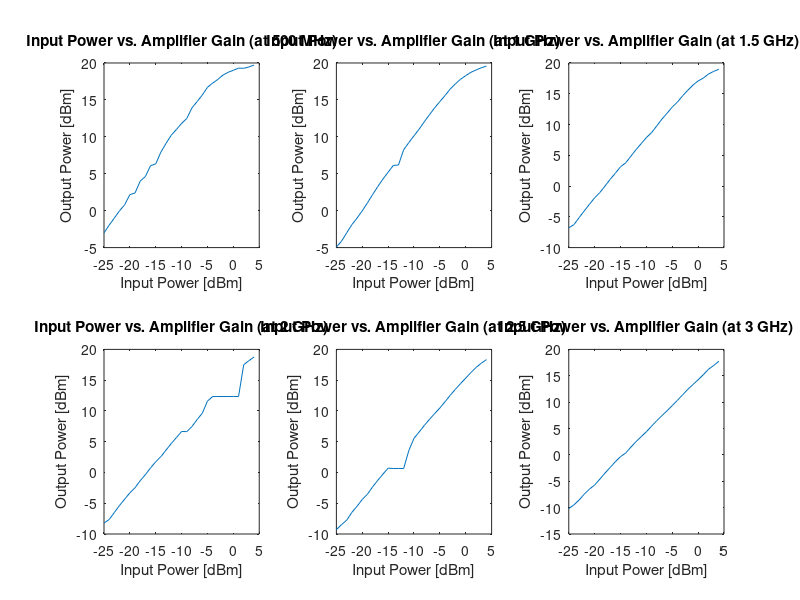

Recreate this plot in MATLAB. (Note: this script raises an error after producing the figure.)
% Loading the data
load('stored_data.mat', 'pow_in_arr');
load('stored_data.mat', 'pow_out_mat');
load('stored_data.mat', 'pow_in');
load('stored_data.mat', 'deembed');
load('stored_data.mat', 'pow_out_mat_de');

figure(1);

% Input Power vs. Output Power Graphs
subplot(2,3,1);
plot(pow_in_arr, pow_out_mat(1,:))
title('Input Power vs. Amplifier Gain (at 500 MHz)')
xlabel('Input Power [dBm]')
ylabel('Output Power [dBm]')

subplot(2,3,2);
plot(pow_in_arr, pow_out_mat(2,:))
title('Input Power vs. Amplifier Gain (at 1 GHz)')
xlabel('Input Power [dBm]')
ylabel('Output Power [dBm]')

subplot(2,3,3);
plot(pow_in_arr, pow_out_mat(3,:))
title('Input Power vs. Amplifier Gain (at 1.5 GHz)')
xlabel('Input Power [dBm]')
ylabel('Output Power [dBm]')

subplot(2,3,4);
plot(pow_in_arr, pow_out_mat(4,:))
title('Input Power vs. Amplifier Gain (at 2 GHz)')
xlabel('Input Power [dBm]')
ylabel('Output Power [dBm]')

subplot(2,3,5);
plot(pow_in_arr, pow_out_mat(5,:))
title('Input Power vs. Amplifier Gain (at 2.5 GHz)')
xlabel('Input Power [dBm]')
ylabel('Output Power [dBm]')

subplot(2,3,6);
plot(pow_in_arr, pow_out_mat(6,:))
title('Input Power vs. Amplifier Gain (at 3 GHz)')
xlabel('Input Power [dBm]')
ylabel('Output Power [dBm]')


suptitle('RF - Amplifier Compression Measurements - Input Power vs. Output Power') 
